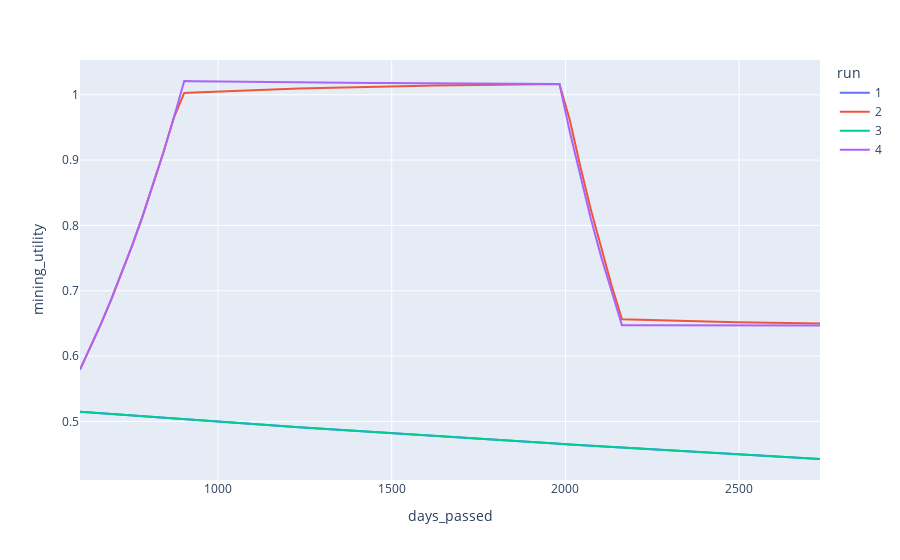

The code cell stored with this chart in its notebook:
### Code cell
fig_df = set_1_df.reset_index(drop=False).query('timestep > 1')

fig = px.line(fig_df,
              x='days_passed',
              y='mining_utility',
              color='run')
fig.show()
